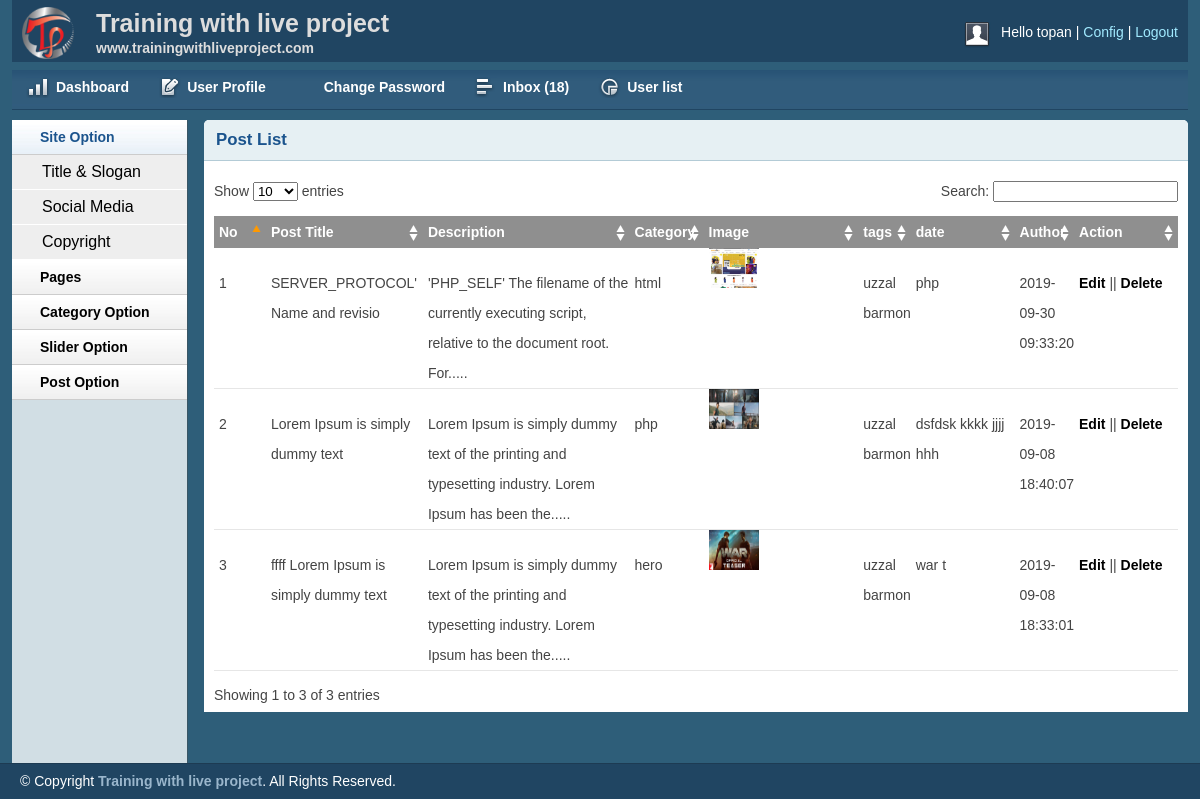
/admin/postlist.php (signed in), run on the app's committed database.
### tables this page shows
CREATE TABLE `blog_post` (
  `id` int(11) NOT NULL,
  `cat` int(11) NOT NULL,
  `title` varchar(255) NOT NULL,
  `body` text NOT NULL,
  `images` varchar(255) NOT NULL,
  `author` varchar(50) NOT NULL,
  `tag` varchar(255) NOT NULL,
  `date` timestamp NOT NULL DEFAULT CURRENT_TIMESTAMP
);

CREATE TABLE `blog_catagory` (
  `id` int(11) NOT NULL,
  `name` varchar(255) NOT NULL
);

### lib/Database.php (called while the page is built, shortened)
<?php
Class Database{
	public $host   = DB_HOST;
	public $user   = DB_USER;
	public $pass   = DB_PASS;
	public $dbname = DB_NAME;
	public $link;
	private function connectDB(){
	$this->link = new mysqli($this->host, $this->user, $this->pass, $this->dbname);
 }
	public function select($query){
		$result = $this->link->query($query) or die($this->link->error.__LINE__);
		if($result->num_rows > 0){
			return $result;
		} else {
			return false;
		}
	}
}

### helpers/Format.php (called while the page is built, shortened)
<?php
class Format
{
	public function textshort($body, $limit= 200){
	    $body = $body. " ";
	    $body = substr($body, 0, $limit);
	    $body = substr($body, 0, strripos($body, ' '));
	    $body = $body. ".....";
	    return $body;
	}
}
?>

### admin/postlist.php (the view, shortened to what this page needs)
<?php include 'inc/header.php'; ?>
<?php include 'inc/sidbar.php'; ?>
        <div class="grid_10">
            <div class="box round first grid">
                <h2>Post List</h2>
                <div class="block">
                    <table class="data display datatable" id="example">
					<thead>
						<tr>
							<th style="width:5%;" >No</th>
							<th style="width:15%;"  >Post Title</th>
							<th style="width:20%;" >Description</th>
							<th style="width:5%;" >Category</th>
							<th style="width:15%;" >Image</th>
							<th style="width:5%;" >tags</th>
							<th style="width:10%;" >date</th>
							<th style="width:5%;" >Author</th>
							<th style="width:10%;" >Action</th>
						</tr>
					</thead>
					<tbody>
     <?php
		   $query ="select blog_post.*, blog_catagory.name FROM blog_post
		   INNER JOIN blog_catagory
		   ON  blog_post.cat =  blog_catagory.id
		   order by blog_post.title  desc";
		   $post=  $db->select($query);
		    if($post){
		        $i=0;
		      while ($result =$post->fetch_assoc()) {
		      $i++;
		   ?>
						<tr class="odd gradeX">
							<td><?php echo $i; ?></td>
							<td><?php echo $result['title']; ?></td>
							<td><?php echo $fm->textshort($result['body'], 100); ?></td>
							<td><?php echo $result['name']; ?></td>
							<td><img src="<?php echo $result['images']; ?>" height="40px" width="50px"></td>
							<td><?php echo $result['author']; ?></td>
							<td><?php echo $result['tag']; ?></td>
							<td><?php echo $result['date']; ?> </td>
							<td><a href="editpost.php?editid=<?php echo $result['id']; ?>">Edit</a> || <a onclick="return confirm ('Are you sure Deleted!')"  href="delpost.php?deltid=<?php echo $result['id']; ?>">Delete</a></td>
						</tr>
		<?php  }} ?>
					</tbody>
				</table>
               </div>
            </div>
        </div>
    </div>
    <?php include 'inc/footer.php'; ?>

### admin/css/layout.css (style rules this page uses)
body { background: #fff none repeat scroll 0 0; color: #444; font-size: 14px; padding: 0; }
a { color: #000; font-weight:bold; text-decoration: none; }
h1, h2, h3, h4, h5, h6 { line-height:1.2em; margin-bottom:.3em; }
h2 { margin-top:1em; }
.box { background:#fff; margin-bottom:20px; padding:10px 10px 10px 10px; margin-left:-8px; }
.box.grid { padding-bottom:40px; }
.box.round { -moz-border-radius: 5px 5px 0px 0px; -webkit-border-radius: 5px 5px 0px 0px; border-radius: 5px 5px 0px 0px; }
.box h2 { font-size:1.2em; font-weight:bold; color:#1B548D; background:#E6F0F3; margin:-10px -10px 0 -10px; padding:10px 12px; border-bottom:1px solid #B3CBD6; -moz-border-radius: 5px 5px 0px 0px; -webkit-border-radius: 5px 5px 0px 0px; border-radius: 5px 5px 0px 0px; }
.box.first { min-height: 406px; }
.block { padding-top:20px; }
.block { padding-bottom:1px; }
table.display { margin: 0 auto; clear: both; width: 100%; }
.sorting_asc { background: #8f8f8f url(../img/table/sort_asc.png) no-repeat center right; padding:8px 5px; text-align:left; color:#fff; }
.sorting { background:#8f8f8f url(../img/table/sort_both.png) no-repeat center right; padding:8px 5px; text-align:left; color:#fff; }
tr.odd { height: 30px; line-height: 30px; border-bottom:1px solid #e6e6e6; }
tr.even { height: 30px; line-height: 30px; border-bottom:1px solid #e6e6e6; }
tr.odd td, tr.even td { padding-left:5px; }

### data on the page
blog_post: title "SERVER_PROTOCOL' Name and revisio", body "'PHP_SELF' The filename of the currently executing script, relative to the document root. For.....", blog_catagory.name "html", images (picture), author "uzzal barmon", tag "php", date "2019-09-30 09:33:20"
blog_post: title "Lorem Ipsum is simply dummy text", body "Lorem Ipsum is simply dummy text of the printing and typesetting industry. Lorem Ipsum has been the.....", blog_catagory.name "php", images (picture), author "uzzal barmon", tag "dsfdsk kkkk jjjj hhh", date "2019-09-08 18:40:07"
blog_post: title "ffff Lorem Ipsum is simply dummy text", body "Lorem Ipsum is simply dummy text of the printing and typesetting industry. Lorem Ipsum has been the.....", blog_catagory.name "hero", images (picture), author "uzzal barmon", tag "war t", date "2019-09-08 18:33:01"

### other printed values
Session::get('username') "topan"
$result "18"
